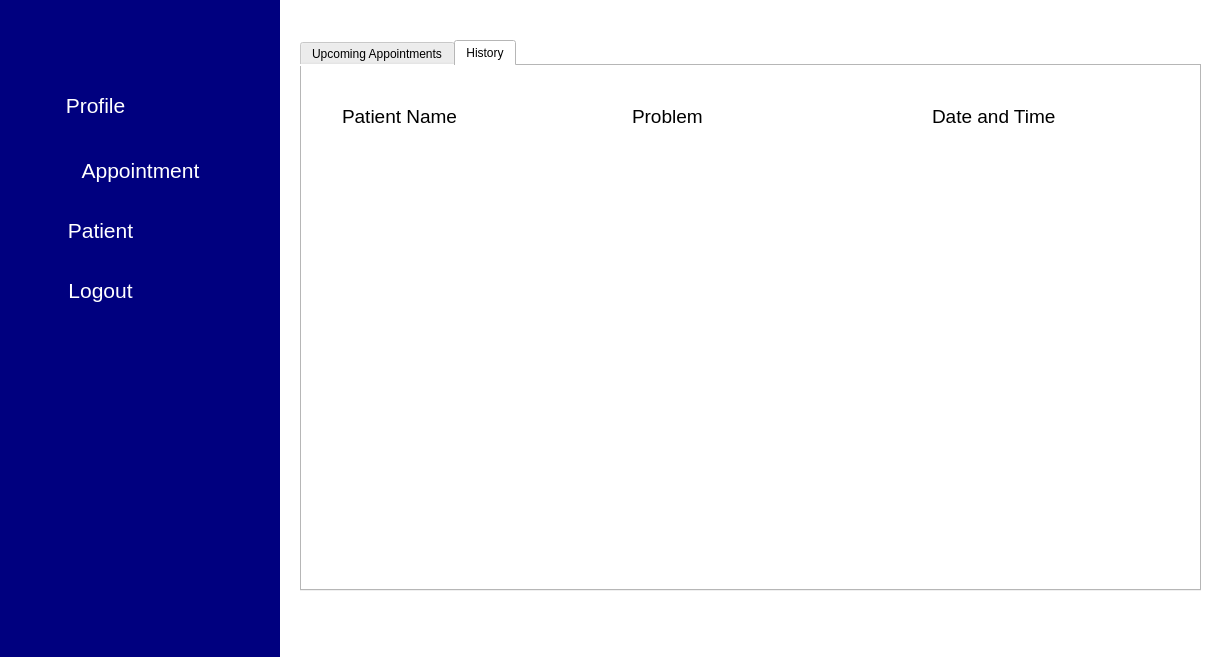
<?xml version="1.0" encoding="UTF-8"?>
<ui version="4.0">
 <class>DoctorDashboard</class>
 <widget class="QWidget" name="DoctorDashboard">
  <property name="geometry">
   <rect>
    <x>0</x>
    <y>0</y>
    <width>1229</width>
    <height>657</height>
   </rect>
  </property>
  <property name="windowTitle">
   <string>MainWindow</string>
  </property>
  <property name="styleSheet">
   <string notr="true">background-color:rgb(255,255,255);</string>
  </property>
  <widget class="QStatusBar" name="statusbar">
   <property name="geometry">
    <rect>
     <x>0</x>
     <y>0</y>
     <width>3</width>
     <height>25</height>
    </rect>
   </property>
  </widget>
  <widget class="QWidget" name="widget" native="true">
   <property name="geometry">
    <rect>
     <x>-10</x>
     <y>-10</y>
     <width>291</width>
     <height>671</height>
    </rect>
   </property>
   <property name="styleSheet">
    <string notr="true">background-color: rgb(0, 0, 127);</string>
   </property>
   <widget class="QPushButton" name="profileButton">
    <property name="geometry">
     <rect>
      <x>50</x>
      <y>100</y>
      <width>111</width>
      <height>31</height>
     </rect>
    </property>
    <property name="font">
     <font>
      <pointsize>16</pointsize>
     </font>
    </property>
    <property name="cursor">
     <cursorShape>PointingHandCursor</cursorShape>
    </property>
    <property name="styleSheet">
     <string notr="true">QPushButton#profileButton{
	background-color:rgb(0,0,127);
	border-radius:5px;
	border-color:rgb(0,0,127);
	color:rgb(255,255,255)
}

QPushButton#profileButton:hover{
	background-color:rgb(255,255,255);
	color:rgb(0,0,127)
}</string>
    </property>
    <property name="text">
     <string>Profile</string>
    </property>
    <property name="icon">
     <iconset>
      <normaloff>images/user_secured_45px.png</normaloff>images/user_secured_45px.png</iconset>
    </property>
    <property name="iconSize">
     <size>
      <width>30</width>
      <height>30</height>
     </size>
    </property>
   </widget>
   <widget class="QPushButton" name="appointmentButton">
    <property name="geometry">
     <rect>
      <x>50</x>
      <y>160</y>
      <width>201</width>
      <height>41</height>
     </rect>
    </property>
    <property name="font">
     <font>
      <pointsize>16</pointsize>
     </font>
    </property>
    <property name="cursor">
     <cursorShape>PointingHandCursor</cursorShape>
    </property>
    <property name="styleSheet">
     <string notr="true">QPushButton#appointmentButton{
	background-color:rgb(0,0,127);
	border-radius:5px;
	border-color:rgb(0,0,127);
	color:rgb(255,255,255)
}

QPushButton#appointmentButton:hover{
	background-color:rgb(255,255,255);
	color:rgb(0,0,127)
}</string>
    </property>
    <property name="text">
     <string>Appointment</string>
    </property>
    <property name="icon">
     <iconset>
      <normaloff>images/schedule_45px.png</normaloff>images/schedule_45px.png</iconset>
    </property>
    <property name="iconSize">
     <size>
      <width>30</width>
      <height>30</height>
     </size>
    </property>
   </widget>
   <widget class="QPushButton" name="patientButton">
    <property name="geometry">
     <rect>
      <x>50</x>
      <y>220</y>
      <width>121</width>
      <height>41</height>
     </rect>
    </property>
    <property name="font">
     <font>
      <pointsize>16</pointsize>
     </font>
    </property>
    <property name="cursor">
     <cursorShape>PointingHandCursor</cursorShape>
    </property>
    <property name="styleSheet">
     <string notr="true">QPushButton#patientButton{
	background-color:rgb(0,0,127);
	border-radius:5px;
	border-color:rgb(0,0,127);
	color:rgb(255,255,255)
}

QPushButton#patientButton:hover{
	background-color:rgb(255,255,255);
	color:rgb(0,0,127)
}</string>
    </property>
    <property name="text">
     <string>Patient</string>
    </property>
    <property name="icon">
     <iconset>
      <normaloff>images/ecg_45px.png</normaloff>images/ecg_45px.png</iconset>
    </property>
    <property name="iconSize">
     <size>
      <width>30</width>
      <height>30</height>
     </size>
    </property>
   </widget>
   <widget class="QPushButton" name="logoutButton">
    <property name="geometry">
     <rect>
      <x>50</x>
      <y>280</y>
      <width>121</width>
      <height>41</height>
     </rect>
    </property>
    <property name="font">
     <font>
      <pointsize>16</pointsize>
     </font>
    </property>
    <property name="cursor">
     <cursorShape>PointingHandCursor</cursorShape>
    </property>
    <property name="styleSheet">
     <string notr="true">QPushButton#logoutButton{
	background-color:rgb(0,0,127);
	border-radius:5px;
	border-color:rgb(0,0,127);
	color:rgb(255,255,255)
}

QPushButton#logoutButton:hover{
	background-color:rgb(255,255,255);
	color:rgb(0,0,127)
}</string>
    </property>
    <property name="text">
     <string>Logout</string>
    </property>
    <property name="icon">
     <iconset>
      <normaloff>images/Logout_45px.png</normaloff>images/Logout_45px.png</iconset>
    </property>
    <property name="iconSize">
     <size>
      <width>30</width>
      <height>30</height>
     </size>
    </property>
   </widget>
  </widget>
  <widget class="QWidget" name="mainContainer" native="true">
   <property name="geometry">
    <rect>
     <x>280</x>
     <y>0</y>
     <width>961</width>
     <height>661</height>
    </rect>
   </property>
   <widget class="QTabWidget" name="tabWidget">
    <property name="geometry">
     <rect>
      <x>20</x>
      <y>40</y>
      <width>901</width>
      <height>551</height>
     </rect>
    </property>
    <property name="currentIndex">
     <number>1</number>
    </property>
    <widget class="QWidget" name="activeAppointment">
     <attribute name="title">
      <string>Upcoming Appointments</string>
     </attribute>
     <widget class="QWidget" name="widget_2" native="true">
      <property name="geometry">
       <rect>
        <x>20</x>
        <y>30</y>
        <width>861</width>
        <height>51</height>
       </rect>
      </property>
      <widget class="QLabel" name="label">
       <property name="geometry">
        <rect>
         <x>20</x>
         <y>10</y>
         <width>151</width>
         <height>21</height>
        </rect>
       </property>
       <property name="font">
        <font>
         <pointsize>14</pointsize>
        </font>
       </property>
       <property name="text">
        <string>Patient Name</string>
       </property>
      </widget>
      <widget class="QLabel" name="label_2">
       <property name="geometry">
        <rect>
         <x>310</x>
         <y>10</y>
         <width>151</width>
         <height>21</height>
        </rect>
       </property>
       <property name="font">
        <font>
         <pointsize>14</pointsize>
        </font>
       </property>
       <property name="text">
        <string>Problem</string>
       </property>
      </widget>
      <widget class="QLabel" name="label_3">
       <property name="geometry">
        <rect>
         <x>610</x>
         <y>10</y>
         <width>151</width>
         <height>21</height>
        </rect>
       </property>
       <property name="font">
        <font>
         <pointsize>14</pointsize>
        </font>
       </property>
       <property name="text">
        <string>Date and Time</string>
       </property>
      </widget>
     </widget>
    </widget>
    <widget class="QWidget" name="historyAppointment">
     <attribute name="title">
      <string>History</string>
     </attribute>
     <widget class="QWidget" name="widget_3" native="true">
      <property name="geometry">
       <rect>
        <x>20</x>
        <y>30</y>
        <width>861</width>
        <height>51</height>
       </rect>
      </property>
      <widget class="QLabel" name="label_4">
       <property name="geometry">
        <rect>
         <x>20</x>
         <y>10</y>
         <width>151</width>
         <height>21</height>
        </rect>
       </property>
       <property name="font">
        <font>
         <pointsize>14</pointsize>
        </font>
       </property>
       <property name="text">
        <string>Patient Name</string>
       </property>
      </widget>
      <widget class="QLabel" name="label_5">
       <property name="geometry">
        <rect>
         <x>310</x>
         <y>10</y>
         <width>151</width>
         <height>21</height>
        </rect>
       </property>
       <property name="font">
        <font>
         <pointsize>14</pointsize>
        </font>
       </property>
       <property name="text">
        <string>Problem</string>
       </property>
      </widget>
      <widget class="QLabel" name="label_6">
       <property name="geometry">
        <rect>
         <x>610</x>
         <y>10</y>
         <width>151</width>
         <height>21</height>
        </rect>
       </property>
       <property name="font">
        <font>
         <pointsize>14</pointsize>
        </font>
       </property>
       <property name="text">
        <string>Date and Time</string>
       </property>
      </widget>
     </widget>
    </widget>
   </widget>
  </widget>
 </widget>
 <resources/>
 <connections/>
</ui>
